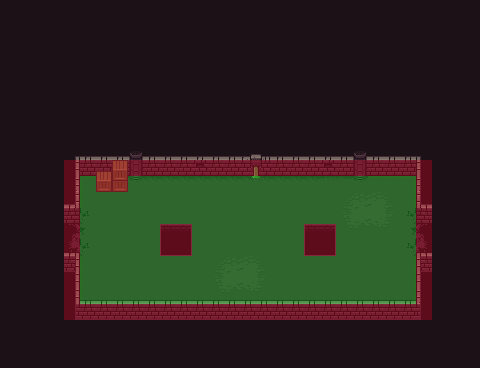

The image is a tile-based game level rendered from a .tmx file. Its description and source (layers, tilesets, objects; grid data summarised) follow:
An orthogonal 30x23 tile map with 16x16 px tiles, 7 tile layers (bg, bg2, floor, exits, ...), 5 tilesets and 14 objects (w, e).

<map version="1.5" tiledversion="1.6.0" orientation="orthogonal" renderorder="right-down" width="30" height="23" tilewidth="16" tileheight="16" infinite="0" nextlayerid="21" nextobjectid="41">
 <tileset firstgid="1" source="0x72_16x16DungeonTileset_walls.v1.tsx" />
 <tileset firstgid="257" source="0x72_16x16DungeonTileset.v4.tsx" />
 <tileset firstgid="513" source="NavigationTileSet.tsx" />
 <tileset firstgid="515" source="Enemies.tsx" />
 <tileset firstgid="518" source="spawnTileset.tsx" />
 <layer id="2" name="bg" width="30" height="23">
  <data>[690 cells, 690 non-empty, 1 distinct tile ids]</data>
 </layer>
 <layer id="3" name="bg2" width="30" height="23">
  <data>[690 cells, 8 non-empty, 4 distinct tile ids]</data>
 </layer>
 <layer id="4" name="floor" width="30" height="23">
  <data>[690 cells, 171 non-empty, 21 distinct tile ids]</data>
 </layer>
 <layer id="6" name="exits" width="30" height="23">
  <data>[690 cells, 12 non-empty, 4 distinct tile ids]</data>
 </layer>
 <layer id="5" name="fg" width="30" height="23">
  <data>[690 cells, 108 non-empty, 26 distinct tile ids]</data>
 </layer>
 <layer id="8" name="props" width="30" height="23">
  <data>[690 cells, 4 non-empty, 4 distinct tile ids]</data>
 </layer>
 <objectgroup id="7" name="Collisions" offsetx="0" offsety="-0.521739">
  <object id="13" x="64" y="225.576">
   <polygon points="0,-7.32314 16,-7.32314 16,-54.3275 64,-54.3275 68,-50.4105 76,-50.4105 80,-54.3275 288,-54.3275 292,-50.4105 300,-50.4105 304,-54.3275 352,-54.3275 352,-7.32314 368,-7.32314 368,27.4192 352,27.4192 352,74.4235 15.75,75.4235 16,27.4192 0,27.4192" />
  </object>
  <object id="10" x="96" y="212.727">
   <polygon points="0,-26.3636 32,-26.3636 32,-52.7273 0,-52.7273" />
  </object>
 </objectgroup>
 <objectgroup id="9" name="Void">
  <object id="3" x="160" y="224">
   <polygon points="0,0 32,0 32,26.7273 0,26.7273" />
  </object>
  <object id="4" x="304" y="224">
   <polygon points="0,0 32,0 32,26.7273 0,26.7273" />
  </object>
 </objectgroup>
 <objectgroup id="10" name="Gates">
  <object id="23" name="w" x="64" y="216">
   <polygon points="0,0 12,0 12,36 0,36" />
  </object>
  <object id="24" name="e" x="420" y="216">
   <polygon points="0,0 12,0 12,36 0,36" />
  </object>
 </objectgroup>
 <objectgroup id="19" name="SpawnPoints">
  <object id="39" gid="520" x="80" y="240" width="16" height="16" />
  <object id="40" gid="519" x="400" y="240" width="16" height="16" />
 </objectgroup>
 <layer id="15" name="navigation" width="30" height="23" opacity="0.29" offsetx="-0.0303034" offsety="0.121215">
  <data>[690 cells, 230 non-empty, 2 distinct tile ids]</data>
 </layer>
 <objectgroup id="18" name="Enemies">
  <object id="29" gid="517" x="224" y="160" width="16" height="16" />
  <object id="30" gid="517" x="240" y="336" width="16" height="16" />
  <object id="31" gid="516" x="384" y="288" width="16" height="16" />
  <object id="32" gid="516" x="384" y="208" width="16" height="16" />
  <object id="33" gid="516" x="96" y="288" width="16" height="16" />
  <object id="36" gid="516" x="96" y="208" width="16" height="16" />
 </objectgroup>
</map>
